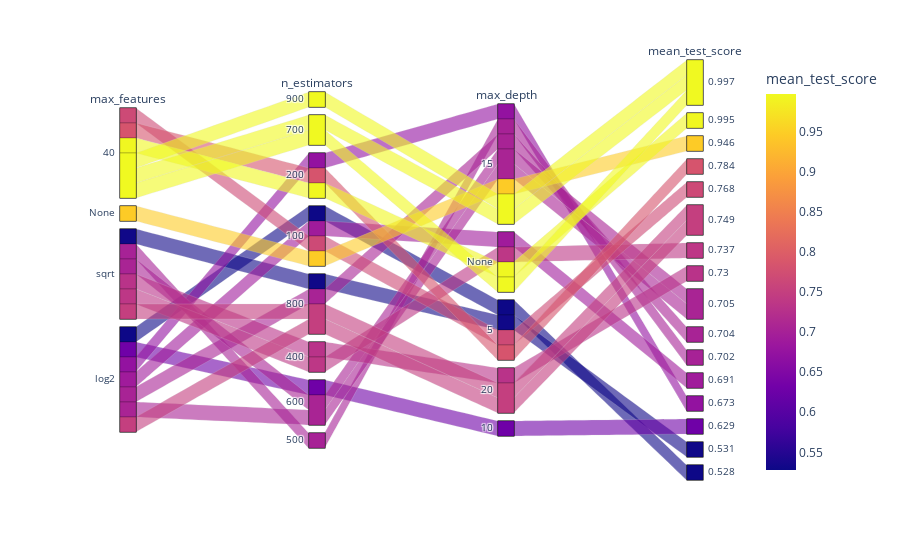

The notebook cell saved with this chart:
### Code cell
px.parallel_categories(
    df_cv_of.iloc[:,:-1],
    color='mean_test_score'
)

### Figure 1 — Plotly figure (JSON) as saved in the notebook; plotly's stock layout.template omitted (floating-point values rounded to 4 significant figures)
{"data": [{"dimensions": [{"label": "max_features", "values": [40, 40, 40, 40, "None", 40, 40, "sqrt", "log2", "sqrt", "sqrt", "log2", "sqrt", "log2", "sqrt", "log2", "log2", "log2", "sqrt", "log2"]}, {"label": "n_estimators", "values": [900, 700, 700, 200, 100, 200, 100, 800, 800, 400, 400, 600, 600, 800, 500, 100, 200, 600, 800, 100]}, {"label": "max_depth", "values": [15, "None", 15, "None", 15, 5, 5, 20, 20, "None", 20, 15, 15, 15, 15, "None", 15, 10, 5, 5]}, {"label": "mean_test_score", "values": [0.997, 0.997, 0.997, 0.995, 0.946, 0.784, 0.768, 0.749, 0.749, 0.737, 0.73, 0.705, 0.705, 0.704, 0.702, 0.691, 0.673, 0.629, 0.531, 0.528]}], "domain": {"x": [0, 1], "y": [0, 1]}, "line": {"color": [0.997, 0.997, 0.997, 0.995, 0.946, 0.784, 0.768, 0.749, 0.749, 0.737, 0.73, 0.705, 0.705, 0.704, 0.702, 0.691, 0.673, 0.629, 0.531, 0.528], "coloraxis": "coloraxis"}, "name": "", "type": "parcats"}], "layout": {"coloraxis": {"colorbar": {"title": {"text": "mean_test_score"}}, "colorscale": [[0, "#0d0887"], [0.1111, "#46039f"], [0.2222, "#7201a8"], [0.3333, "#9c179e"], [0.4444, "#bd3786"], [0.5556, "#d8576b"], [0.6667, "#ed7953"], [0.7778, "#fb9f3a"], [0.8889, "#fdca26"], [1, "#f0f921"]]}, "legend": {"tracegroupgap": 0}, "margin": {"t": 60}}}
